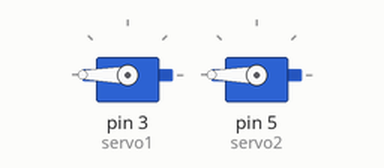
This sketch was run on a simulated Arduino Uno, built with avr-gcc and run on an emulated ATmega328P. On the bench: 2 × servo.

Above: at 0.05 s.
At 3.0 s:
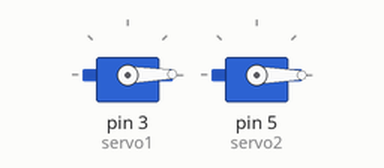
Timing chart, 0 to 6.9 s (numbered marks = the images above):
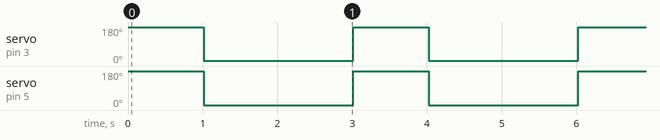

The sketch:

Multi_Servo_Control_with_Arduino_Uno.ino
```cpp
#include <Servo.h>
//Define servo motor
Servo servo1;
Servo servo2;
// Define Servo position jin degrees
int servoPos =0;

void setup() {
 // put your setup code here, to run once:
 //Define servo signal inputs(Digital PWM 3-5);
 servo1.attach(3);
 servo2.attach(5);

}

void loop() {
  // put your main code here, to run repeatedly:
//Scan from 0-180 degrees;
for(servoPos=0; servoPos <180; servoPos++);
{
servo1.write(servoPos);
servo2.write(servoPos);
delay(1000);
}
//scan back from 180 to 0 degrees
for(servoPos =180; servoPos >0; servoPos--)

servo1.write(servoPos);
servo2.write(servoPos);
delay(2000);

}
```

Measured:
- by itself, servo on pin 3 (servo1): alternates 180° for 1.0 s and 1° for 2.0 s
- by itself, servo on pin 5 (servo2): alternates 180° for 1.0 s and 0° for 2.0 s
